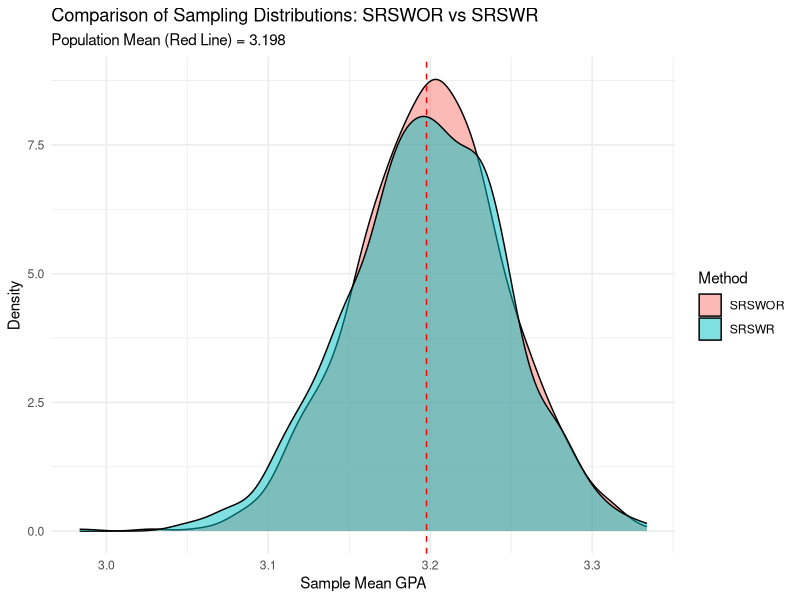

Source code (R):
## ---- chunk 1
# 7.0 R Simulation: Comparing SRSWR and SRSWOR

# 7.1 Generating the Hypothetical Population
set.seed(123)
N <- 10000

# Generate hypothetical GPA data (skewed towards higher values, mean ~3.1, sd ~0.5)
population_data <- data.frame(
  StudentID = 1:N,
  GPA = rbeta(N, shape1 = 8, shape2 = 2) * 4 # Scale Beta(8,2) to 0-4 range
)

# Check population parameters
pop_mean <- mean(population_data$GPA)
pop_sd <- sd(population_data$GPA)
cat("Population Mean GPA:", round(pop_mean, 3), "\n")
cat("Population Std Dev GPA:", round(pop_sd, 3), "\n")

# 7.2 Applying SRSWOR and SRSWR
n <- 100
num_sim <- 1000

# Vectors to store results
sample_means_wor <- numeric(num_sim)
sample_means_wr <- numeric(num_sim)

# Simulation loop
for (i in 1:num_sim) {
  # SRS without replacement
  sample_wor <- sample(population_data$GPA, size = n, replace = FALSE)
  sample_means_wor[i] <- mean(sample_wor)
  
  # SRS with replacement
  sample_wr <- sample(population_data$GPA, size = n, replace = TRUE)
  sample_means_wr[i] <- mean(sample_wr)
}

# 7.3 Comparing the Results
# Create a data frame for plotting
results_df <- data.frame(
  Method = rep(c("SRSWOR", "SRSWR"), each = num_sim),
  SampleMean = c(sample_means_wor, sample_means_wr)
)

# Load ggplot2 for visualization
library(ggplot2)

# Plot the distributions
ggplot(results_df, aes(x = SampleMean, fill = Method)) +
  geom_density(alpha = 0.5) +
  geom_vline(xintercept = pop_mean, linetype = "dashed", color = "red") +
  labs(title = "Comparison of Sampling Distributions: SRSWOR vs SRSWR",
       subtitle = paste("Population Mean (Red Line) =", round(pop_mean, 3)),
       x = "Sample Mean GPA",
       y = "Density") +
  theme_minimal()

# Calculate and print the mean and variance of the sample means
cat("--- Simulation Results (Based on 1000 samples of n=100) ---\n")
cat("SRSWOR - Mean of Sample Means:", round(mean(sample_means_wor), 3), "\n")
cat("SRSWOR - Variance of Sample Means:", round(var(sample_means_wor), 5), "\n")
cat("SRSWR  - Mean of Sample Means:", round(mean(sample_means_wr), 3), "\n")
cat("SRSWR  - Variance of Sample Means:", round(var(sample_means_wr), 5), "\n")

# Theoretical variance for comparison
theoretical_var_wor <- (pop_sd^2 / n) * ((N - n) / (N - 1))
theoretical_var_wr <- (pop_sd^2 / n)

cat("\n--- Theoretical Variance ---\n")
cat("Theoretical SRSWOR Variance (with FPC):", round(theoretical_var_wor, 5), "\n")
cat("Theoretical SRSWR Variance:", round(theoretical_var_wr, 5), "\n")

# Additional comparison: Standard Error
cat("\n--- Standard Error Comparison ---\n")
cat("SRSWOR - SE from simulation:", round(sd(sample_means_wor), 5), "\n")
cat("SRSWOR - Theoretical SE:", round(sqrt(theoretical_var_wor), 5), "\n")
cat("SRSWR  - SE from simulation:", round(sd(sample_means_wr), 5), "\n")
cat("SRSWR  - Theoretical SE:", round(sqrt(theoretical_var_wr), 5), "\n")
